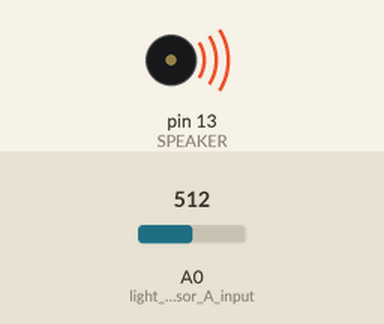
Simulated run of this sketch. Board: Arduino Uno, built with avr-gcc and run on an emulated ATmega328P. Shown: buzzer (waves = sounding, pin HIGH). The inputs (shaded band) are chosen by the test bench; at power-on: A0 (light_sensor_A_input) = 512.

Above: at 1.2 s.
1.3 s: A0 (light_sensor_A_input) set to 360
At 1.69 s:
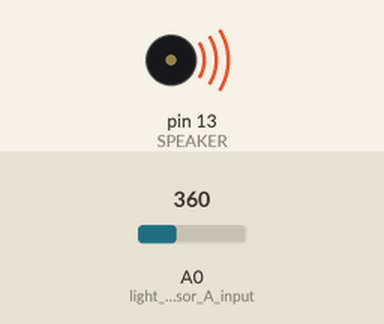
4.3 s: A0 (light_sensor_A_input) set to 331
At 5.2 s:
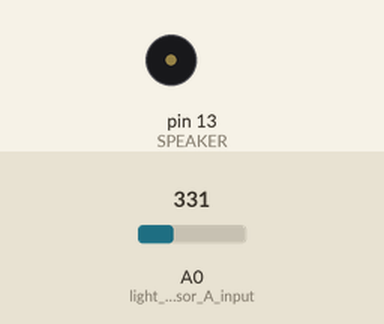
Timing chart, 0 to 7.3 s (numbered marks = the images above; inputs shaded):
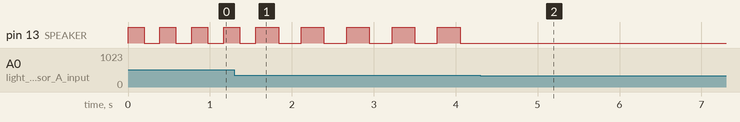

The sketch:

light_alarm_sketch_oct19a.ino
```cpp
// (licence header left out)
//holds the pin number for the sound output.
//
const int SPEAKER = 13;

//holds the analogue pin number for reading the light levels.
//
const int light_sensor_A_input = 0;

//the actual light level read from the sensor is held here.
//
int lightAmount = 0;


//if the sensed light level is below a defined level, the alarm is not sounded
//if above the defined level, alarm is sounded.
//
int alarmLevel = 0;


void setup() {

  //set SPEAKER digital pin as role output
  //
  pinMode(SPEAKER,OUTPUT);

}


void loop() {


  //read and store the amount of light sensed by the light sensor component
  //
  lightAmount = analogRead(light_sensor_A_input);


  //depending on the light level, decide if to sound the alarm or not.
  //alarm is sounded only if light amount is above 400.
  //
  if(lightAmount < 350){

    alarmLevel = 0;

  } else {

    alarmLevel = 1;

  }


  //if alarmLevel indicates do sound alarm
  //
  if(alarmLevel != 0){

    //the length of the beeps and silences depends on the amount of light hitting sensor
    //the shortness of beeps silences increases with increasing light
    //so the darker it is, the slower the speaker beeps.

    //division by 4 done to scale down the  delay time (light amount is represented in larger numbers)


    digitalWrite(SPEAKER,HIGH);

    delay(100000/lightAmount);

    digitalWrite(SPEAKER,LOW);

    delay(100000/lightAmount);

  }

}
```

Measured:
- the behaviour switches between 350 and 349 on A0 (light_sensor_A_input) (found by bisection; images 1 and 2)
- after the input at 4.3 s, pin 13 (SPEAKER): stops changing and stays LOW
- by itself, pin 13 (SPEAKER): repeats every 0.55 s: HIGH 0.28 s, LOW 0.28 s
